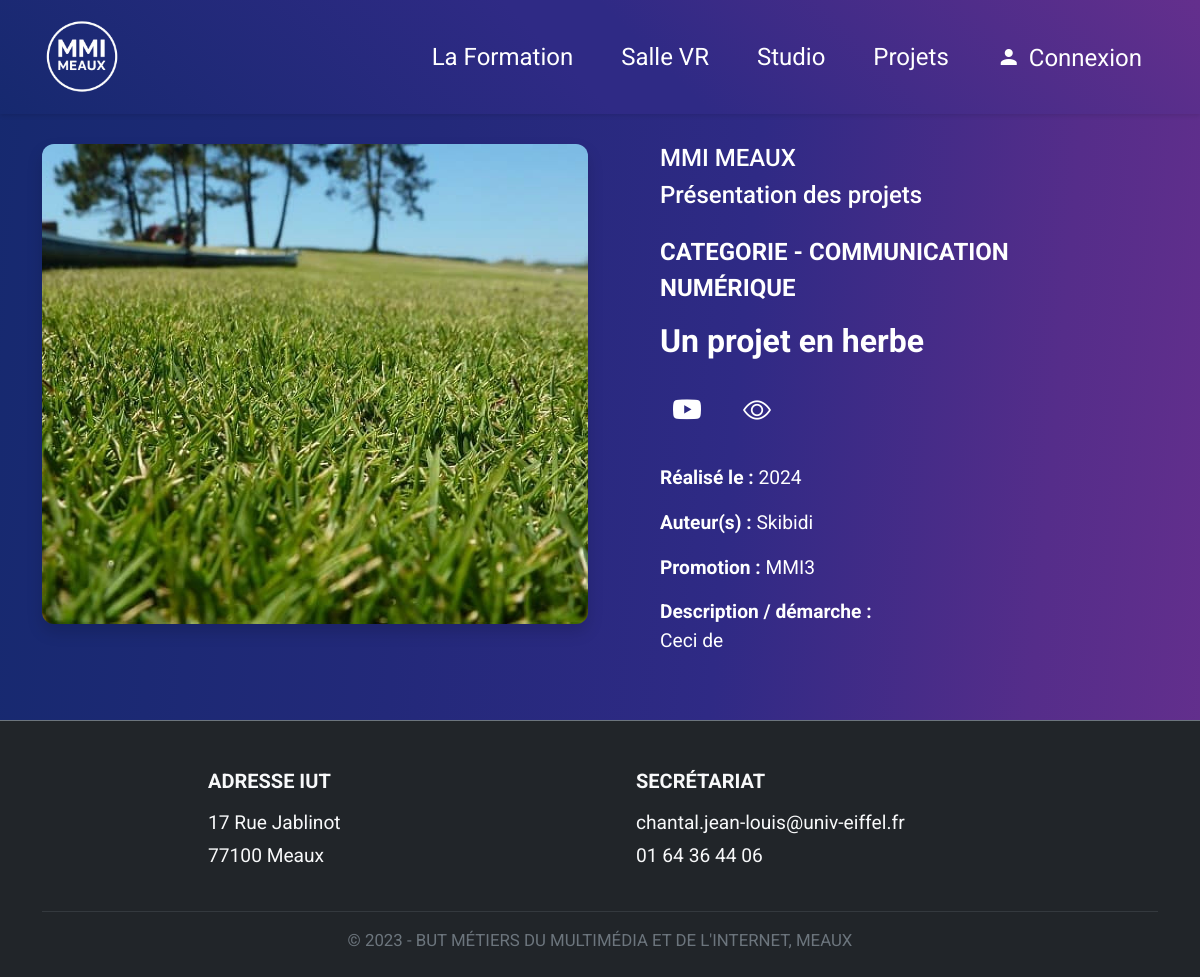
The app's page /affichage_projet.php?id=99 with its own data.
### tables this page shows
CREATE TABLE `projet` (
  `id` int(11) NOT NULL,
  `nom` varchar(255) NOT NULL,
  `categorie` varchar(255) NOT NULL,
  `image` varchar(255) NOT NULL,
  `description` varchar(255) NOT NULL,
  `date` varchar(255) NOT NULL,
  `auteurs` varchar(255) DEFAULT NULL,
  `video` varchar(255) DEFAULT NULL,
  `promo` varchar(50) DEFAULT NULL,
  `drive` varchar(255) DEFAULT NULL
);

### affichage_projet.php (the view, shortened to what this page needs)
<?php
require_once "dbconnect.php";
$id = intval($_GET['id']);
$stmt = $db->prepare("SELECT * FROM projet WHERE id = ?");
$stmt->execute([$id]);
$projet = $stmt->fetch();
$auteurs = isset($projet['auteurs']) && trim($projet['auteurs']) !== ''
  ? explode(',', ucfirst($projet['auteurs']))
  : [];
?>
<!DOCTYPE html>
<html lang="fr">
<head>
  <link href="https://cdn.jsdelivr.net/npm/bootstrap@5.3.3/dist/css/bootstrap.min.css" rel="stylesheet">
  <link href="https://cdn.jsdelivr.net/npm/bootstrap-icons@1.10.5/font/bootstrap-icons.css" rel="stylesheet">
  <link href="https://cdn.jsdelivr.net/npm/@mdi/font@7.4.47/css/materialdesignicons.min.css" rel="stylesheet" />
  <link href="css/navbarbs.css" rel="stylesheet">
   <link href="css/btn.css" rel="stylesheet">
  <link href="css/affichage_projet.css" rel="stylesheet">
</head>
<body>
<header>
  <?php include "navbarbs.php"; ?>
</header>
<div class="container my-5">
  <div class="row mt-5">
    <div class="col-lg-6 mb-4">
      <img src="<?= htmlspecialchars($projet['image']) ?>" alt="Image du projet" class="project-img shadow">
    </div>
    <div class="col-lg-5 ms-5">
      <div class="row">
        <h5 class="text-white fs-4">MMI MEAUX</h5>
        <h5 class="text-white fs-4">Présentation des projets</h5>
      </div>
      <div class="mt-3">
        <p class="fw-bold text-uppercase fs-4">Categorie - <?= htmlspecialchars($projet['categorie']) ?></p>
        <h1 class="fw-bold fs-2"><?= htmlspecialchars(ucfirst($projet['nom'])) ?></h1>
      </div>
      <div class="my-4 d-flex gap-3">
        <?php if (!empty($projet['video'])): ?>
          <a href="<?= htmlspecialchars($projet['video']) ?>" target="_blank" class="btn text-white" data-bs-toggle="tooltip" title="Voir la vidéo">
            <i class="bi bi-youtube fs-3"></i>
          </a>
        <?php endif; ?>
        <?php if (!empty($projet['drive'])): ?>
          <a href="<?= htmlspecialchars($projet['drive']) ?>" target="_blank" class="btn text-white" data-bs-toggle="tooltip" title="Voir le projet en détail">
            <i class="bi bi-eye fs-3"></i>
          </a>
        <?php endif; ?>
      </div>
      <p class="mt-2"><strong>Réalisé le :</strong> <?= htmlspecialchars($projet['date']) ?></p>
      <p><strong>Auteur(s) :</strong>
        <?php if (!empty($auteurs)): ?>
          <?= implode(', ', array_map('htmlspecialchars', array_map('trim', $auteurs))) ?>
        <?php else: ?>
          Non renseigné
        <?php endif; ?>
      </p>
      <p class="mt-2"><strong>Promotion :</strong> <?= htmlspecialchars($projet['promo']) ?></p>
      <p><strong>Description / démarche :</strong><br>
        <?= nl2br(htmlspecialchars(ucfirst($projet['description']))) ?>
      </p>
    </div>
  </div>
</div>
<?php include "footer.php"; ?>
</body>
</html>

### css/affichage_projet.css (style rules this page uses)
body { background: linear-gradient(95deg, rgb(22, 41, 111) 0%, rgb(35, 41, 122) 35%, rgb(47, 42, 133) 60%, rgb(85, 45, 138) 85%, rgb(100, 47, 141) 100%); background-repeat: no-repeat; background-attachment: fixed; background-size: cover; color: white; font-family: 'Roboto', sans-serif; font-size: 1.2rem; }
.project-img { width: 100%; height: 60vh; object-fit: cover; border-radius: 12px; max-height: 1000px; }
a { text-decoration: none; }
html, body { height: 100%; margin: 0; }
body { display: flex; flex-direction: column; }

### records on screen
projet: image (picture), categorie "COMMUNICATION NUMÉRIQUE", nom "Un projet en herbe", date "2024", auteurs "Skibidi", promo "MMI3", description "Ceci de"
